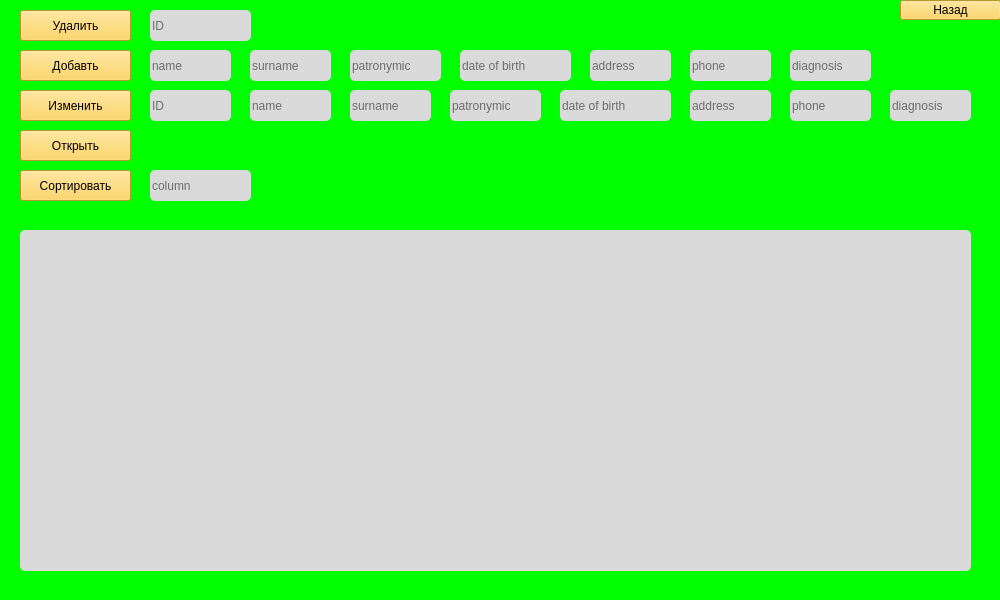
<?xml version="1.0" encoding="UTF-8"?>
<ui version="4.0">
 <class>MainWindow</class>
 <widget class="QMainWindow" name="MainWindow">
  <property name="geometry">
   <rect>
    <x>0</x>
    <y>0</y>
    <width>1000</width>
    <height>600</height>
   </rect>
  </property>
  <property name="minimumSize">
   <size>
    <width>1000</width>
    <height>600</height>
   </size>
  </property>
  <property name="maximumSize">
   <size>
    <width>1000</width>
    <height>600</height>
   </size>
  </property>
  <property name="sizeIncrement">
   <size>
    <width>1000</width>
    <height>800</height>
   </size>
  </property>
  <property name="baseSize">
   <size>
    <width>1000</width>
    <height>600</height>
   </size>
  </property>
  <property name="windowTitle">
   <string>drivers</string>
  </property>
  <property name="styleSheet">
   <string notr="true">background-color: rgb(0, 255, 0);
font: 75 12pt &quot;Fixedsys&quot;;
</string>
  </property>
  <widget class="QWidget" name="centralwidget">
   <widget class="QTableWidget" name="tableWidget">
    <property name="geometry">
     <rect>
      <x>20</x>
      <y>230</y>
      <width>951</width>
      <height>341</height>
     </rect>
    </property>
    <property name="styleSheet">
     <string notr="true">background-color: rgb(218, 218, 218);
border-radius: 5px;</string>
    </property>
    <property name="dragEnabled">
     <bool>true</bool>
    </property>
   </widget>
   <widget class="QPushButton" name="Dell">
    <property name="geometry">
     <rect>
      <x>20</x>
      <y>10</y>
      <width>111</width>
      <height>31</height>
     </rect>
    </property>
    <property name="styleSheet">
     <string notr="true">background-color: rgb(255, 207, 64);
</string>
    </property>
    <property name="text">
     <string>Удалить</string>
    </property>
   </widget>
   <widget class="QPushButton" name="Add">
    <property name="geometry">
     <rect>
      <x>20</x>
      <y>50</y>
      <width>111</width>
      <height>31</height>
     </rect>
    </property>
    <property name="styleSheet">
     <string notr="true">background-color: rgb(255, 207, 64);
</string>
    </property>
    <property name="text">
     <string>Добавть</string>
    </property>
   </widget>
   <widget class="QPushButton" name="Change">
    <property name="geometry">
     <rect>
      <x>20</x>
      <y>90</y>
      <width>111</width>
      <height>31</height>
     </rect>
    </property>
    <property name="styleSheet">
     <string notr="true">background-color: rgb(255, 207, 64);
</string>
    </property>
    <property name="text">
     <string>Изменить</string>
    </property>
   </widget>
   <widget class="QPushButton" name="Open">
    <property name="geometry">
     <rect>
      <x>20</x>
      <y>130</y>
      <width>111</width>
      <height>31</height>
     </rect>
    </property>
    <property name="styleSheet">
     <string notr="true">background-color: rgb(255, 207, 64);
</string>
    </property>
    <property name="text">
     <string>Открыть</string>
    </property>
   </widget>
   <widget class="QPushButton" name="Sort">
    <property name="geometry">
     <rect>
      <x>20</x>
      <y>170</y>
      <width>111</width>
      <height>31</height>
     </rect>
    </property>
    <property name="styleSheet">
     <string notr="true">background-color: rgb(255, 207, 64);
</string>
    </property>
    <property name="text">
     <string>Сортировать</string>
    </property>
   </widget>
   <widget class="QPushButton" name="Back">
    <property name="geometry">
     <rect>
      <x>900</x>
      <y>0</y>
      <width>101</width>
      <height>20</height>
     </rect>
    </property>
    <property name="styleSheet">
     <string notr="true">background-color: rgb(255, 207, 64);
</string>
    </property>
    <property name="text">
     <string>Назад</string>
    </property>
   </widget>
   <widget class="QLineEdit" name="DellLine">
    <property name="geometry">
     <rect>
      <x>150</x>
      <y>10</y>
      <width>101</width>
      <height>31</height>
     </rect>
    </property>
    <property name="styleSheet">
     <string notr="true">background-color: rgb(218, 218, 218);
border-radius: 5px;</string>
    </property>
    <property name="placeholderText">
     <string>ID</string>
    </property>
   </widget>
   <widget class="QLineEdit" name="AddLine">
    <property name="geometry">
     <rect>
      <x>150</x>
      <y>50</y>
      <width>81</width>
      <height>31</height>
     </rect>
    </property>
    <property name="styleSheet">
     <string notr="true">background-color: rgb(218, 218, 218);
border-radius: 5px;</string>
    </property>
    <property name="placeholderText">
     <string>name</string>
    </property>
   </widget>
   <widget class="QLineEdit" name="lineEdit_13">
    <property name="geometry">
     <rect>
      <x>150</x>
      <y>170</y>
      <width>101</width>
      <height>31</height>
     </rect>
    </property>
    <property name="styleSheet">
     <string notr="true">background-color: rgb(218, 218, 218);
border-radius: 5px;</string>
    </property>
    <property name="placeholderText">
     <string>column</string>
    </property>
   </widget>
   <widget class="QLineEdit" name="AddLine_2">
    <property name="geometry">
     <rect>
      <x>250</x>
      <y>50</y>
      <width>81</width>
      <height>31</height>
     </rect>
    </property>
    <property name="styleSheet">
     <string notr="true">background-color: rgb(218, 218, 218);
border-radius: 5px;</string>
    </property>
    <property name="placeholderText">
     <string>surname</string>
    </property>
   </widget>
   <widget class="QLineEdit" name="AddLine_3">
    <property name="geometry">
     <rect>
      <x>350</x>
      <y>50</y>
      <width>91</width>
      <height>31</height>
     </rect>
    </property>
    <property name="styleSheet">
     <string notr="true">background-color: rgb(218, 218, 218);
border-radius: 5px;</string>
    </property>
    <property name="placeholderText">
     <string>patronymic</string>
    </property>
   </widget>
   <widget class="QLineEdit" name="AddLine_4">
    <property name="geometry">
     <rect>
      <x>460</x>
      <y>50</y>
      <width>111</width>
      <height>31</height>
     </rect>
    </property>
    <property name="styleSheet">
     <string notr="true">background-color: rgb(218, 218, 218);
border-radius: 5px;</string>
    </property>
    <property name="placeholderText">
     <string>date of birth</string>
    </property>
   </widget>
   <widget class="QLineEdit" name="AddLine_5">
    <property name="geometry">
     <rect>
      <x>590</x>
      <y>50</y>
      <width>81</width>
      <height>31</height>
     </rect>
    </property>
    <property name="styleSheet">
     <string notr="true">background-color: rgb(218, 218, 218);
border-radius: 5px;</string>
    </property>
    <property name="placeholderText">
     <string>address</string>
    </property>
   </widget>
   <widget class="QLineEdit" name="AddLine_6">
    <property name="geometry">
     <rect>
      <x>690</x>
      <y>50</y>
      <width>81</width>
      <height>31</height>
     </rect>
    </property>
    <property name="styleSheet">
     <string notr="true">background-color: rgb(218, 218, 218);
border-radius: 5px;</string>
    </property>
    <property name="placeholderText">
     <string>phone</string>
    </property>
   </widget>
   <widget class="QLineEdit" name="AddLine_7">
    <property name="geometry">
     <rect>
      <x>790</x>
      <y>50</y>
      <width>81</width>
      <height>31</height>
     </rect>
    </property>
    <property name="styleSheet">
     <string notr="true">background-color: rgb(218, 218, 218);
border-radius: 5px;</string>
    </property>
    <property name="placeholderText">
     <string>diagnosis</string>
    </property>
   </widget>
   <widget class="QLineEdit" name="AddLine_8">
    <property name="geometry">
     <rect>
      <x>150</x>
      <y>90</y>
      <width>81</width>
      <height>31</height>
     </rect>
    </property>
    <property name="styleSheet">
     <string notr="true">background-color: rgb(218, 218, 218);
border-radius: 5px;</string>
    </property>
    <property name="placeholderText">
     <string>ID</string>
    </property>
   </widget>
   <widget class="QLineEdit" name="AddLine_9">
    <property name="geometry">
     <rect>
      <x>250</x>
      <y>90</y>
      <width>81</width>
      <height>31</height>
     </rect>
    </property>
    <property name="styleSheet">
     <string notr="true">background-color: rgb(218, 218, 218);
border-radius: 5px;</string>
    </property>
    <property name="placeholderText">
     <string>name</string>
    </property>
   </widget>
   <widget class="QLineEdit" name="AddLine_10">
    <property name="geometry">
     <rect>
      <x>350</x>
      <y>90</y>
      <width>81</width>
      <height>31</height>
     </rect>
    </property>
    <property name="styleSheet">
     <string notr="true">background-color: rgb(218, 218, 218);
border-radius: 5px;</string>
    </property>
    <property name="placeholderText">
     <string>surname</string>
    </property>
   </widget>
   <widget class="QLineEdit" name="AddLine_11">
    <property name="geometry">
     <rect>
      <x>450</x>
      <y>90</y>
      <width>91</width>
      <height>31</height>
     </rect>
    </property>
    <property name="styleSheet">
     <string notr="true">background-color: rgb(218, 218, 218);
border-radius: 5px;</string>
    </property>
    <property name="placeholderText">
     <string>patronymic</string>
    </property>
   </widget>
   <widget class="QLineEdit" name="AddLine_12">
    <property name="geometry">
     <rect>
      <x>560</x>
      <y>90</y>
      <width>111</width>
      <height>31</height>
     </rect>
    </property>
    <property name="styleSheet">
     <string notr="true">background-color: rgb(218, 218, 218);
border-radius: 5px;</string>
    </property>
    <property name="placeholderText">
     <string>date of birth</string>
    </property>
   </widget>
   <widget class="QLineEdit" name="AddLine_13">
    <property name="geometry">
     <rect>
      <x>690</x>
      <y>90</y>
      <width>81</width>
      <height>31</height>
     </rect>
    </property>
    <property name="styleSheet">
     <string notr="true">background-color: rgb(218, 218, 218);
border-radius: 5px;</string>
    </property>
    <property name="placeholderText">
     <string>address</string>
    </property>
   </widget>
   <widget class="QLineEdit" name="AddLine_14">
    <property name="geometry">
     <rect>
      <x>790</x>
      <y>90</y>
      <width>81</width>
      <height>31</height>
     </rect>
    </property>
    <property name="styleSheet">
     <string notr="true">background-color: rgb(218, 218, 218);
border-radius: 5px;</string>
    </property>
    <property name="placeholderText">
     <string>phone</string>
    </property>
   </widget>
   <widget class="QLineEdit" name="AddLine_15">
    <property name="geometry">
     <rect>
      <x>890</x>
      <y>90</y>
      <width>81</width>
      <height>31</height>
     </rect>
    </property>
    <property name="styleSheet">
     <string notr="true">background-color: rgb(218, 218, 218);
border-radius: 5px;</string>
    </property>
    <property name="placeholderText">
     <string>diagnosis</string>
    </property>
   </widget>
  </widget>
 </widget>
 <resources/>
 <connections/>
</ui>
